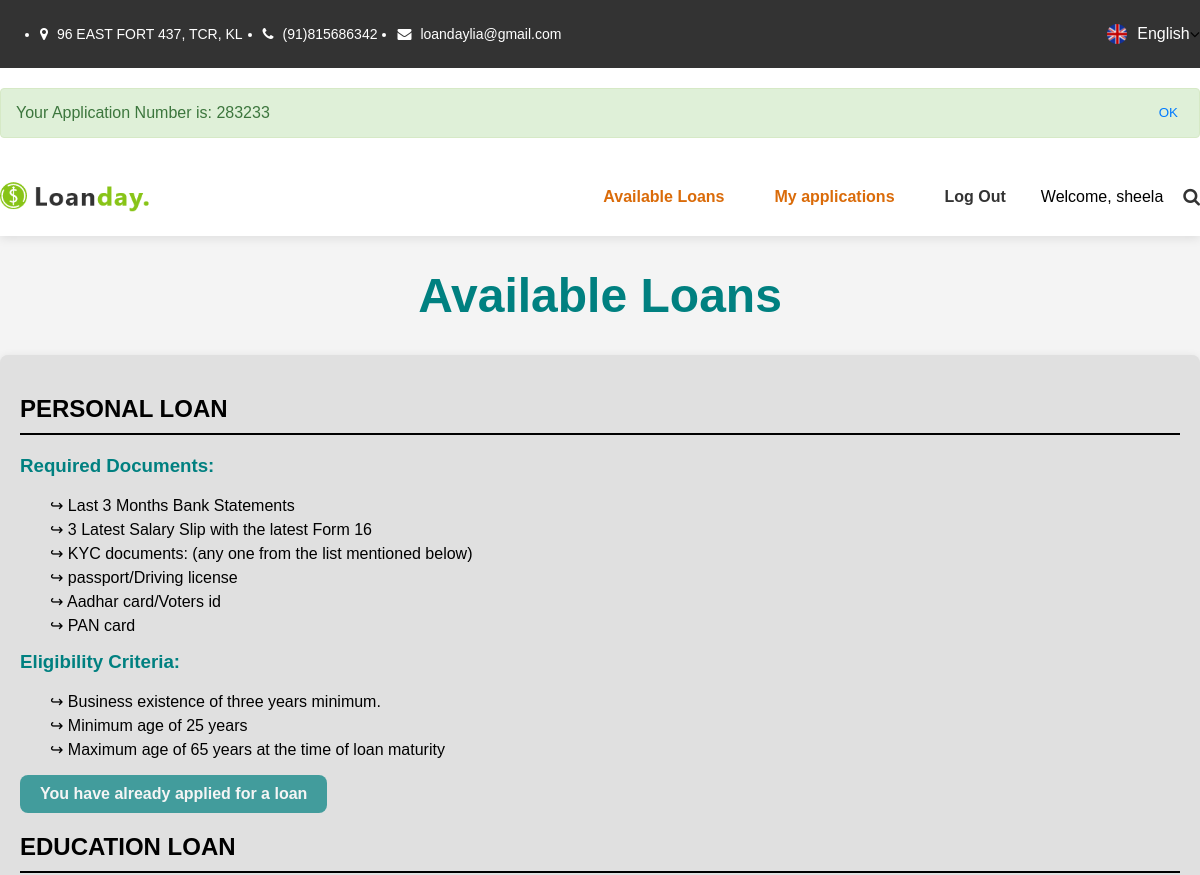
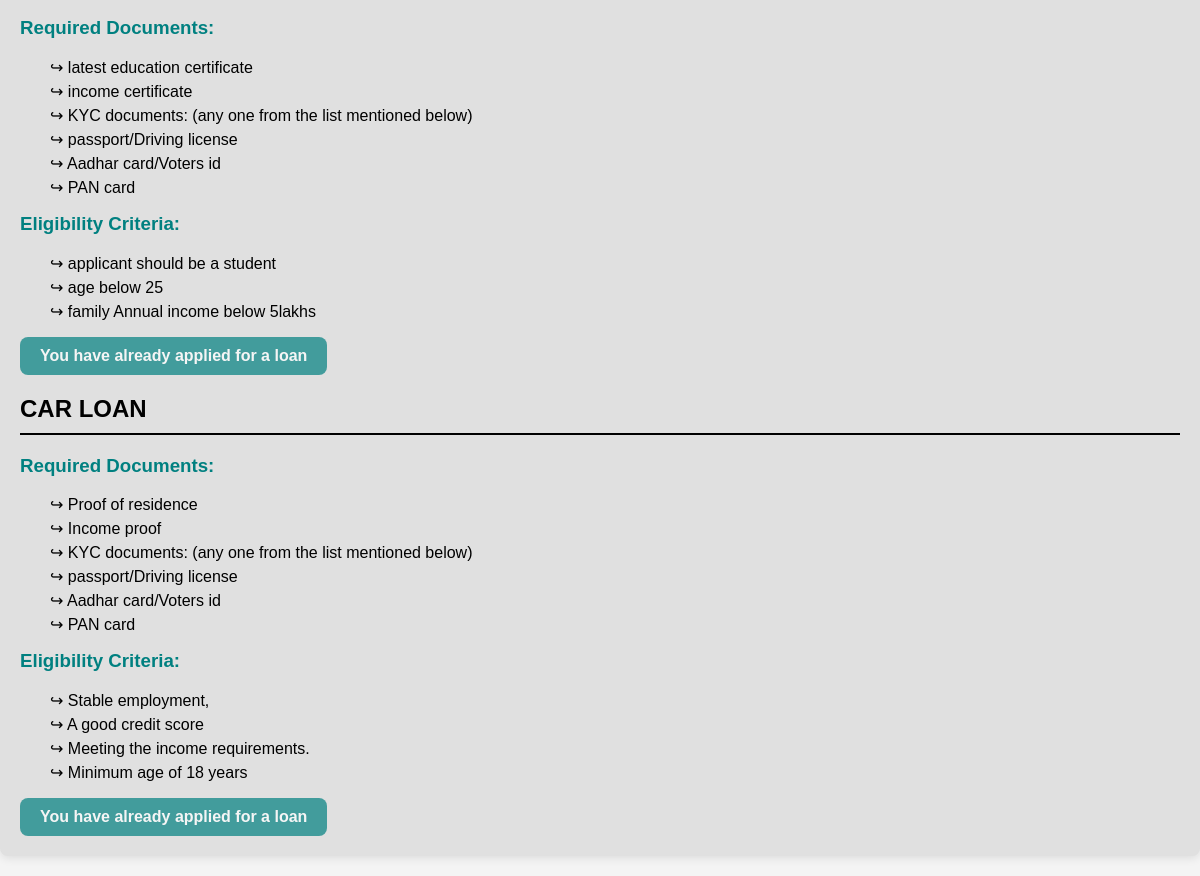
Screenshot of /personalpage (signed in) with the database file from the repository (2 pictures, top to bottom).
### loan/models.py (models this page shows, shortened)
class Loan(models.Model):
    title = models.CharField(max_length=100)
    required_documents = models.TextField(help_text="List required documents, separated by new lines.")
    eligibility_criteria = models.TextField(help_text="List eligibility criteria, separated by new lines.")

### authentication/views.py (the view)
# urls.py: path('personalpage', views.personalpage,name="personalpage"),
def personalpage(request):
    username = request.session.get('uname')
    user = get_object_or_404(Register, username=username)  # Get the logged-in user
    loans = Loan.objects.all()
    loan_app = LoanApp.objects.filter(user=user).order_by('-id').first()
    has_applied = loan_app is not None  # Check if the user has applied
    previous_application_status = loan_app.Application_status if loan_app else None  # Get status if exists
    if loan_app:
        messages.success(request, f"Your Application Number is: {loan_app.application_number}")
    return render(request, 'loans/personalpage.html', {
        'loans': loans,
        'has_applied': has_applied,  # Pass application status to template
        'previous_application_status': previous_application_status # Pass previous application status
    })

### templates/loans/personalpage.html (shortened to what this page needs)
{% load static %}
<!DOCTYPE html>
<html lang="en">
<head>
    <link rel="stylesheet" href="https://cdnjs.cloudflare.com/ajax/libs/font-awesome/4.7.0/css/font-awesome.min.css">
    <link rel="stylesheet" href="{% static 'css/homestyles1.css' %}">
</head>
<body>
    <header class="header">
        <div class="header__top">
            <div class="container">
                <ul class="header__top__widget">
                    <li><i class="fa fa-map-marker"></i> 96 EAST FORT 437, TCR, KL</li>
                    <li><i class="fa fa-phone"></i> (91)815686342</li>
                    <li><i class="fa fa-envelope"></i>  loandaylia@gmail.com</li>
                </ul>
                <div class="header__top__language">
                    <img src="{% static 'img/flag.png' %}" alt="">
                    <span>English</span>
                    <i class="fa fa-angle-down"></i>
                </div>
            </div>
        </div>
        {% if messages %}
        <div id="alert-box" class="alert-box">
            {% for message in messages %}
                <div class="alert alert-success">
                    {{ message }}
                    <button onclick="dismissAlert()">OK</button>
                </div>
            {% endfor %}
        </div>
    {% endif %}
        <div class="container">
            <div class="header__main">
                <div class="header__logo">
                    <a href="{% url 'personalpage' %}"><img src="{% static 'img/logo.png' %}" alt=""></a>
                </div>
                <div class="header__nav">
                    <nav class="header__menu">
                        <ul>
                            <li class="active"><a href="{% url 'personalpage' %}">Available Loans</a></li>
                            <li class="active"><a href="{% url 'my_applications' %}">My applications</a></li>
                            <li> <a href="{% url 'home' %}" class="btn btn-secondary">Log Out</a></li>
                            <li> Welcome, {{ request.session.uname }}</li>
                        </ul>
                    </nav>
                    <div class="header__search">
                        <i class="fa fa-search search-switch"></i>
                    </div>
                </div>
            </div>
        </div>
    </header>
    <div class="h">
    <h1>Available Loans</h1>
    </div>
    <div class="loan-container">
        {% for loan in loans %}
            <div class="loan-item">
                <h2>{{ loan.title }}</h2>
                <h3>Required Documents:</h3>
                <ul>
                    {% for doc in loan.required_documents.splitlines %}
                        <li>&rarrhk; {{ doc }}</li>
                    {% endfor %}
                </ul>
                <h3>Eligibility Criteria:</h3>
                <ul>
                    {% for criteria in loan.eligibility_criteria.splitlines %}
                        <li>&rarrhk; {{ criteria }}</li>
                    {% endfor %}
                </ul>
                <div class="application-status">
                    {% if has_applied %}
                        {% if previous_application_status == 'Rejected' %}
                            <a href="{% url 'loanreg' %}?loan_title={{ loan.title }}" class="btn btn-primary" style="border-radius: 8px; padding: 10px 20px; font-weight: bold;">Apply Now</a>
                        {% else %}
                            <button disabled class="btn btn-secondary">You have already applied for a loan</button>
                        {% endif %}
                    {% else %}
                        <a href="{% url 'loanreg' %}?loan_title={{ loan.title }}" class="btn btn-primary" style="border-radius: 8px; padding: 10px 20px; font-weight: bold;">Apply Now</a>
                    {% endif %}
                </div>
            </div>
        {% endfor %}
    </div>
</body>
</html>

### static/css/homestyles1.css (style rules this page uses)
body { font-family: 'Arial', sans-serif; margin: 0; padding: 0; background-color: #f4f4f4; }
.header { background-color: #fff; box-shadow: 0 2px 10px rgba(0, 0, 0, 0.1); }
.header__top { background-color: #333; padding: 10px 0; }
.header__top .container { display: flex; justify-content: space-between; align-items: center; }
.header__top__widget { display: flex; align-items: center; }
.header__top__widget li { color: #fff; margin-right: 20px; font-size: 14px; }
.header__top__widget li i { margin-right: 5px; }
.header__top__language { display: flex; align-items: center; position: relative; }
.header__top__language img { width: 20px; height: auto; vertical-align: middle; }
.header__top__language span { color: #fff; margin-left: 10px; cursor: pointer; }
.header__main { display: flex; justify-content: space-between; align-items: center; padding: 20px 0; }
.header__logo img { max-width: 150px; }
.header__nav { display: flex; align-items: center; }
.header__menu ul { display: flex; list-style: none; padding: 0; margin: 0; }
.header__menu ul li { margin-left: 20px; position: relative; }
.header__menu ul li a { text-decoration: none; color: #333; font-weight: 600; padding: 10px 15px; }
.header__menu ul li.active a { color: #da6b09; }
.header__search { margin-left: 20px; cursor: pointer; }
.header__search i { font-size: 18px; color: #333; }
.loan-container { background-color:#e0e0e0; border-radius: 8px; box-shadow: 0 2px 10px rgba(0, 0, 0, 0.1); padding: 20px; margin: 20px 0; }
.loan-container h2 { text-transform: uppercase; font-size: 24px; color: #000000; border-bottom: 2px solid #000000; padding-bottom: 10px; }
.h h1 { display: flex; justify-content: center; align-items: center; color: #008080; font-size: 48px; }
.loan-container h3 { color: #008080; margin-top: 15px; }
.loan-container ul { list-style-type: none; padding-left: 30px; }
.loan-container li { margin: 5px 0; }

### templates/loans/personalpage.html (style rules this page uses)
.loan-container { background-color: #e0e0e0; border-radius: 8px; box-shadow: 0 2px 10px rgba(0, 0, 0, 0.1); padding: 20px; margin: 20px 0; }
.loan-container h2 { text-transform: uppercase; font-size: 24px; color: #000; border-bottom: 2px solid #000; padding-bottom: 10px; }
.h h1 { display: flex; justify-content: center; align-items: center; color: #008080; font-size: 48px; }
.loan-container h3 { color: #008080; margin-top: 15px; }
.loan-container ul { list-style-type: none; padding-left: 30px; }
.loan-container li { margin: 5px 0; }
.alert-box { margin: 20px 0; }
.alert { padding: 15px; border: 1px solid transparent; border-radius: 4px; position: relative; }
.alert-success { color: #3c763d; background-color: #dff0d8; border-color: #d6e9c6; }
.alert button { background: none; border: none; color: #007bff; cursor: pointer; float: right; }
button[disabled] { background-color: #008080; color: #ffffff; border: none; border-radius: 8px; padding: 10px 20px; font-weight: bold; font-size: 16px; opacity: 0.7; cursor: not-allowed; }

### rows the page displays
Loan: title "PERSONAL LOAN", splitlines "Last 3 Months Bank Statements" "3 Latest Salary Slip with the latest Form 16" "KYC documents: (any one from the list mentioned below)" "passport/Driving license" "Aadhar card/Voters id" "PAN card", splitlines "Business existence of three years minimum." "Minimum age of 25 years" "Maximum age of 65 years at the time of loan maturity"
Loan: title "EDUCATION LOAN", splitlines "latest education certificate" "income certificate" "KYC documents: (any one from the list mentioned below)" "passport/Driving license" "Aadhar card/Voters id" "PAN card", splitlines "applicant should be a student" "age below 25" "family Annual income below 5lakhs"
Loan: title "CAR LOAN", splitlines "Proof of residence" "Income proof" "KYC documents: (any one from the list mentioned below)" "passport/Driving license" "Aadhar card/Voters id" "PAN card", splitlines "Stable employment," "A good credit score" "Meeting the income requirements." "Minimum age of 18 years"

### other values shown
{{ message }} "Your Application Number is: 283233"
{{ request.session.uname }} "sheela"
